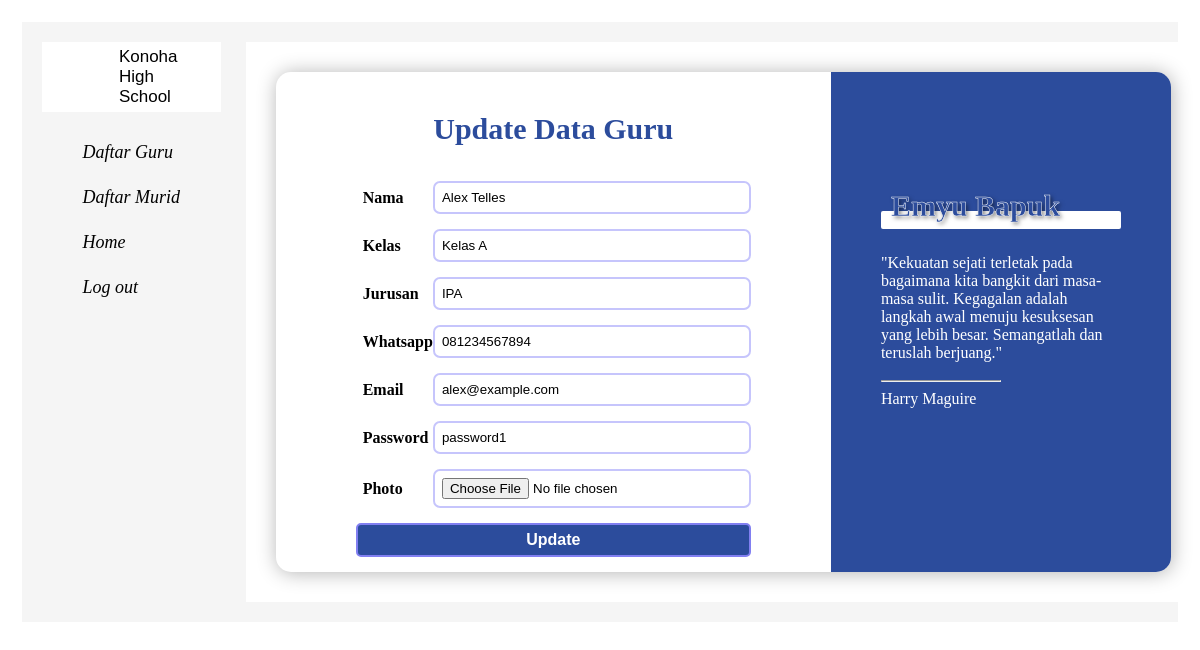
Page /dashboard/murid/update.php?id=1 on the committed database.
### tables this page shows
CREATE TABLE `murid` (
  `id` int(11) NOT NULL,
  `nama` varchar(50) DEFAULT NULL,
  `kelas` varchar(20) DEFAULT NULL,
  `whatsapp` varchar(15) DEFAULT NULL,
  `email` varchar(50) DEFAULT NULL,
  `password` varchar(50) DEFAULT NULL,
  `jurusan` varchar(100) NOT NULL DEFAULT 'IPA',
  `foto` varchar(255) DEFAULT NULL
);

### dashboard/murid/update.php (the view, shortened to what this page needs)
<?php
if (isset($_GET['id'])) {
    $id = $_GET['id'];
    include "../../koneksi.php";
    $sql = "SELECT * FROM murid WHERE id = $id";
    $result = $conn->query($sql);
    if ($result->num_rows > 0) {
        $row = $result->fetch_assoc();
        $nama = $row["nama"];
        $kelas = $row["kelas"];
        $jurusan = $row["jurusan"];
        $whatsapp = $row["whatsapp"];
        $email = $row["email"];
        $password = $row["password"];
        $foto = $row["foto"];
    }
}
?>
<!DOCTYPE html>
<html lang="en">
  <head>
  </head>
  <body style="padding: 14px">
    <div
      style="
        display: flex;
        flex-direction: row;
        background-color: whitesmoke;
        gap: 25px;
        padding: 20px;
      "
    >
      <div
        style="
          width: 19%;
          align-items: center;
          display: flex;
          flex-direction: column;
        "
      >
        <div
          class="logo"
          style="
            display: flex;
            justify-content: center;
            align-items: center;
            margin-bottom: 20px;
            background-color: white;
            padding: 5px 30px;
          "
        >
          <div
            style="
              width: 60px;
              height: 60px;
              object-fit: cover;
              overflow: hidden;
            "
          >
          </div>
          <div
            style="
              display: flex;
              flex-direction: column;
              font-size: 17px;
              font-family: 'Trebuchet MS', sans-serif;
            "
          >
            <div>Konoha</div>
            <div>High School</div>
          </div>
        </div>
        <nav
          style="
            display: flex;
            gap: 15px;
            flex-direction: column;
            justify-content: center;
            align-items: center;
          "
        >
        <div style="display: flex;flex-direction: column;gap:4px">
          <i class='fas fa-chalkboard-teacher' style='font-size:18px'><span>
            <a href="../guru/index.php">Daftar Guru</a>
          </span></i>
          <i class='fas fa-user-graduate' style='font-size:18px'><span>
            <a href="index.php">Daftar Murid</a>
          </span></i>
          <i class="fa fa-home" style='font-size:18px'><span>
            <a href="../../home.php">Home</a>
          </span></i>
          <i class="fa fa-sign-out" style="font-size:18px">
            <a href="../../auth_logout.php">Log out</a>
          </i>
        </div>
        </nav>
      </div>
      <div style="background-color: white; width: 83%; padding: 30px">
      <div
        style="
          width: 100%;
          display: flex;
          flex-direction: row;
          height: 500px;
          border-radius: 15px;
          box-shadow: 1px 1px 20px rgba(0, 0, 0, 0.3);
          overflow: hidden;
        "
      >
        <div
          style="
            width: 65%;
            padding: 40px 80px;
            display: flex;
            flex-direction: column;
            row-gap: 15px;
          "
        >
          <div
            style="
              font-size: 30px;
              font-weight: bold;
              color: #2c4c9c;
              margin-bottom: 20px;
              text-align: center;
            "
          >
            Update Data Guru
          </div>
          <form
            enctype="multipart/form-data"
            action="./crud/proses_update.php?id=<?php echo $id; ?>"
            method="POST"
            style="
              display: flex;
              flex-direction: column;
              row-gap: 15px;">
          <div style="display: flex; justify-content: space-between; align-items: center;">
            <label for="">Nama</label>
            <input type="text" name="nama" value="<?php echo isset($nama) ? $nama : ''; ?>" />
          </div>
          <div style="display: flex; justify-content: space-between; align-items: center;">
            <label for="">Kelas</label>
            <input type="text" name="kelas" value="<?php echo isset($kelas) ? $kelas : ''; ?>" />
          </div>
          <div style="display: flex; justify-content: space-between; align-items: center;">
            <label for="">Jurusan</label>
            <input type="text" name="jurusan" value="<?php echo isset($jurusan) ? $jurusan : ''; ?>" />
          </div>
          <div style="display: flex; justify-content: space-between; align-items: center;">
            <label for="">Whatsapp</label>
            <input type="text" name="whatsapp" value="<?php echo isset($whatsapp) ? $whatsapp : ''; ?>" />
          </div>
          <div style="display: flex; justify-content: space-between; align-items: center;">
            <label for="">Email</label>
            <input type="text" name="email" value="<?php echo isset($email) ? $email : ''; ?>" />
          </div>
          <div style="display: flex; justify-content: space-between; align-items: center;">
            <label for="">Password</label>
            <input type="text" name="password" value="<?php echo isset($password) ? $password : ''; ?>" />
          </div>
          <div style="display: flex; justify-content: space-between; align-items: center;">
            <label for="">Photo</label>
            <input type="file" name="photo" value="<?php echo isset($foto) ? $foto : ''; ?>" />
          </div>
          <button type="submit">Update</button>
        </form>
        </div>
        <div
          style="
            background-color: #2c4c9c;
            width: 35%;
            padding: 50px;
            color: white;
            display: flex;
            flex-direction: column;
            justify-content: center;
          "
        >
          <div
            style="
              font-size: 30px;
              font-weight: bold;
              background-color: white;
              transform: translateY(-25px);
              width: 220px;
              height: 12px;
              color: #2c4c9c;
              -webkit-text-stroke: 0.5px white;
              padding: 3px 10px;
              border-radius: 2px;
            "
          >
            <div
              style="
                transform: translateY(-25px);
                text-shadow: 2px 2px 4px rgba(0, 0, 0, 0.5);
              "
            >
              Emyu Bapuk
            </div>
          </div>
          <div>
            "Kekuatan sejati terletak pada bagaimana kita bangkit dari masa-masa
            sulit. Kegagalan adalah langkah awal menuju kesuksesan yang lebih
            besar. Semangatlah dan teruslah berjuang."
          </div>
          <div style="width: 50%; margin-top: 10px"><hr /></div>
          <div>Harry Maguire</div>
        </div>
      </div>
      </div>
    </div>
  </body>
</html>

### dashboard/murid/update.php (style rules this page uses)
body { font-family: Tahoma; }
input { border: 2px solid #c6c5fc; padding: 7px; border-radius: 7px; width: 300px; }
button { border: 2px solid #817ff1; padding: 6px; border-radius: 5px; background-color: #2c4c9c; color: white; font-weight: bold; font-size: medium; }
label { margin-left: 7px; font-weight: bold; font-size: medium; }
a { text-decoration: none; color: black; }
i { padding: 10px 20px; }

### rows in the picture
murid: nama "Alex Telles", kelas "Kelas A", jurusan "IPA", whatsapp "081234567894", email "alex@example.com", password "password1"
